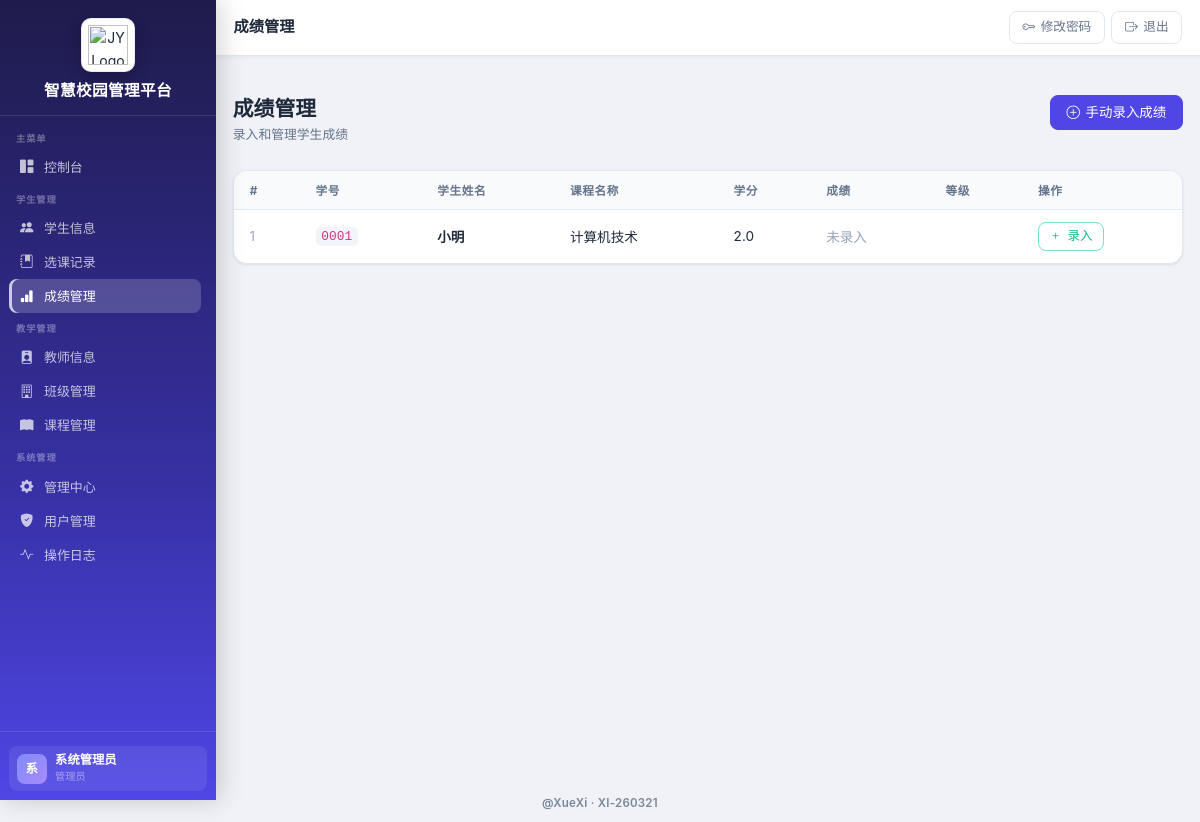
Page /scores (signed in) on the earlier database version.
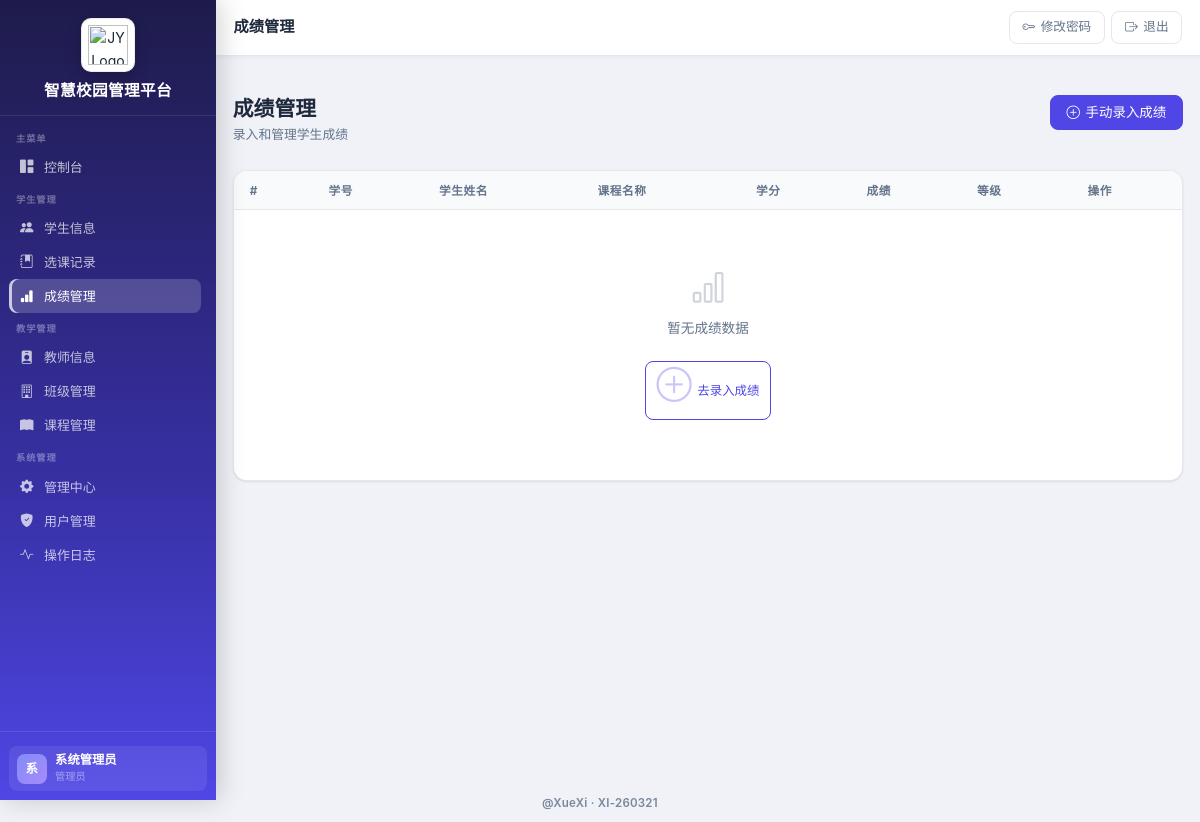
Same page on the later database version.
### app.py (models this page shows)
class Enrollment(db.Model):
    __tablename__ = "enrollments"
    id = db.Column(db.Integer, primary_key=True)
    student_id = db.Column(db.Integer, db.ForeignKey("students.id"), nullable=False)
    course_id = db.Column(db.Integer, db.ForeignKey("courses.id"), nullable=False)
    score = db.Column(db.Float)
    grade = db.Column(db.String(5))  # 等级 A, B, C, D, F
    status = db.Column(db.String(20), default="enrolled")  # enrolled, withdrawn, completed
    enrollment_date = db.Column(db.DateTime, default=datetime.utcnow)
    completion_date = db.Column(db.DateTime)
    created_at = db.Column(db.DateTime, default=datetime.utcnow)
    updated_at = db.Column(db.DateTime, default=datetime.utcnow, onupdate=datetime.utcnow)
    __table_args__ = (db.UniqueConstraint("student_id", "course_id", name="unique_student_course"),)

class Student(db.Model):
    __tablename__ = "students"
    id = db.Column(db.Integer, primary_key=True)
    user_id = db.Column(db.Integer, db.ForeignKey("users.id"), unique=True)
    student_no = db.Column(db.String(50), unique=True, nullable=False)
    name = db.Column(db.String(100), nullable=False)
    gender = db.Column(db.String(10))
    age = db.Column(db.Integer)
    class_id = db.Column(db.Integer, db.ForeignKey("classes.id"))
    phone = db.Column(db.String(20))
    email = db.Column(db.String(100))
    major = db.Column(db.String(100))
    status = db.Column(db.String(20), default="enrolled")  # enrolled, leave, return, dropout
    id_number = db.Column(db.String(50), unique=True)
    enrollment_date = db.Column(db.Date)
    created_at = db.Column(db.DateTime, default=datetime.utcnow)
    updated_at = db.Column(db.DateTime, default=datetime.utcnow, onupdate=datetime.utcnow)
    user = db.relationship("User", backref="student_profile")
    enrollments = db.relationship("Enrollment", backref="student", lazy=True)
    status_changes = db.relationship("StudentStatusChange", backref="student", lazy=True)

class Course(db.Model):
    __tablename__ = "courses"
    id = db.Column(db.Integer, primary_key=True)
    course_no = db.Column(db.String(50), unique=True, nullable=False)
    course_name = db.Column(db.String(100), nullable=False)
    credits = db.Column(db.Float)  # 学分
    hours = db.Column(db.Integer)  # 学时
    teacher_id = db.Column(db.Integer, db.ForeignKey("teachers.id"))
    max_capacity = db.Column(db.Integer, default=50)
    semester = db.Column(db.String(20))  # 学期 如 2024-1
    status = db.Column(db.String(20), default="open")  # open, closed
    created_at = db.Column(db.DateTime, default=datetime.utcnow)
    updated_at = db.Column(db.DateTime, default=datetime.utcnow, onupdate=datetime.utcnow)
    enrollments = db.relationship("Enrollment", backref="course", lazy=True)
    co_teachers = db.relationship("Teacher", secondary=course_teacher_links, back_populates="co_courses")

### app.py (the view)
@app.route("/scores")
@login_required
def list_scores():
    if session.get("role") == "student":
        student = Student.query.filter_by(user_id=session["user_id"]).first()
        if not student:
            flash("当前账号未绑定学生档案，请联系管理员处理", "warning")
            return redirect(url_for("dashboard"))
        q = Enrollment.query.filter_by(student_id=student.id)
        enrollments = q.all()
    elif session.get("role") == "teacher":
        teacher_course_ids = _teacher_course_ids(session["user_id"])
        if teacher_course_ids:
            enrollments = Enrollment.query.filter(Enrollment.course_id.in_(teacher_course_ids)).all()
        else:
            enrollments = []
    else:
        enrollments = Enrollment.query.all()
    return render_template("scores/list.html", enrollments=enrollments)

### app.py (called while the page is built)
def login_required(f):
    @wraps(f)
    def decorated_function(*args, **kwargs):
        if "user_id" not in session:
            flash("请先登录", "warning")
            return redirect(url_for("login"))
        return f(*args, **kwargs)
    return decorated_function

@app.context_processor
def inject_role_flags():
    role = session.get("role")
    user_id = session.get("user_id")
    return {
        "is_counselor": role == "teacher" and _is_counselor(user_id)
    }

### templates/scores/list.html (shortened to what this page needs)
﻿{% extends "base.html" %}
{% block page_title %}成绩管理{% endblock %}
{% block content %}
<div class="page-header">
  <div>
    <h1 class="page-title">成绩管理</h1>
    <p class="page-subtitle">{% if session.role == 'student' %}查看您的课程成绩{% else %}录入和管理学生成绩{% endif %}</p>
  </div>
  {% if session.role in ['admin', 'teacher'] %}
  <a href="{{ url_for('record_score_manual') }}" class="btn btn-primary">
    <i class="bi bi-plus-circle"></i> 手动录入成绩
  </a>
  {% endif %}
</div>
<div class="table-card">
  <div class="table-responsive">
    <table class="table">
      <thead>
        <tr>
          <th>#</th>
          <th>学号</th>
          <th>学生姓名</th>
          <th>课程名称</th>
          <th>学分</th>
          <th>成绩</th>
          <th>等级</th>
          <th>操作</th>
        </tr>
      </thead>
      <tbody>
        {% if enrollments %}
        {% for e in enrollments %}
        <tr>
          <td style="color:#94a3b8;font-size:.78rem">{{ loop.index }}</td>
          <td><code style="background:#f1f5f9;padding:.15em .45em;border-radius:.3rem;font-size:.8rem">{{ e.student.student_no }}</code></td>
          <td class="fw-semibold">{{ e.student.name }}</td>
          <td>{{ e.course.course_name }}</td>
          <td>{{ e.course.credits or '' }}</td>
          <td>
            {% if e.score is not none and e.score != '' %}
            <span class="fw-semibold {% if e.score >= 90 %}score-high{% elif e.score >= 60 %}score-mid{% else %}score-low{% endif %}">
              {{ e.score }}
            </span>
            {% else %}
            <span style="color:#94a3b8">未录入</span>
            {% endif %}
          </td>
          <td>
          </td>
          <td>
            {% if session.role in ['admin', 'teacher'] %}
            <a class="btn btn-sm {% if e.score %}btn-outline-primary{% else %}btn-outline-success{% endif %}"
               href="{{ url_for('record_score', enrollment_id=e.id) }}">
              {% if e.score %}<i class="bi bi-pencil"></i> 修改{% else %}<i class="bi bi-plus"></i> 录入{% endif %}
            </a>
            {% else %}
            <span style="color:#94a3b8;font-size:.8rem">{{ e.score if e.score else '未评分' }}</span>
            {% endif %}
          </td>
        </tr>
        {% endfor %}
        {% else %}
        <tr>
          <td colspan="8">
            <div class="no-data">
              <i class="bi bi-bar-chart"></i>
              <p>暂无成绩数据</p>
              {% if session.role in ['admin', 'teacher'] %}
              <a href="{{ url_for('record_score_manual') }}" class="btn btn-sm btn-outline-primary" style="margin-top:.5rem">
                <i class="bi bi-plus-circle"></i> 去录入成绩
              </a>
              {% endif %}
            </div>
          </td>
        </tr>
        {% endif %}
      </tbody>
    </table>
  </div>
</div>
{% endblock %}

Differences in the rows shown:
removed Enrollment: student.student_no "0001", student.name "小明", course.course_name "计算机技术", course "2.0", shows "未录入"
Other differences:
text now shown: "暂无成绩数据 去录入成绩"
